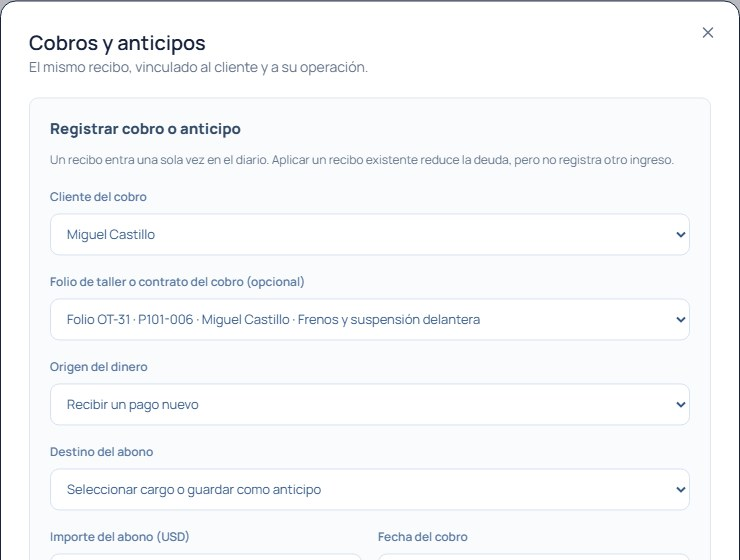
#> input picture docs/presentacion/recursos/cobro-folio.jpg, 740 x 560 px, given in place of inicio.png, which was not available
$ python build_guide.py
#> lines starting #> are read from the running program, lines starting #| are printed output that depends on the picture
"""Build the local presenter guide as self-contained HTML and a paginated PDF."""
import base64
import argparse
import html
import json
import re
from pathlib import Path

from PIL import Image
from playwright.sync_api import sync_playwright

parser = argparse.ArgumentParser(description=__doc__)
parser.add_argument('--walkthrough', action='store_true', help='Build the literal menu-order walkthrough.')
args = parser.parse_args()
ROOT = Path('docs/presentacion')
stem = 'RECORRIDO_PANTALLA_POR_PANTALLA' if args.walkthrough else 'GUIA_PRESENTACION_AJ'
SOURCE = ROOT / (stem + '.md')
HTML = ROOT / (stem + '.html')
PDF = ROOT / ('AJ_Rentacar_Recorrido_pantalla_por_pantalla.pdf' if args.walkthrough else 'AJ_Rentacar_Guia_de_presentacion.pdf')
EVIDENCE = Path('test-results/presentation/walkthrough' if args.walkthrough else 'test-results/presentation')
RESOURCES = ROOT / ('recursos-recorrido' if args.walkthrough else 'recursos')
RESOURCES.mkdir(parents=True, exist_ok=True)

image_names = [path.stem for path in EVIDENCE.glob('*.png') if re.match(r'^0[1-8]-', path.stem)] if args.walkthrough else ['inicio', 'diario', 'cobro-folio', 'gantt']
for name in image_names:
    image = Image.open(EVIDENCE / (name + '.png')).convert('RGB')
#> image is the input picture: PIL image 740x560 RGB; mean R, G, B 246.9, 248.2, 249.8
    if args.walkthrough and name in ['01-inicio', '02-clientes', '03-vehiculos',
                                    '04-calendario', '05-taller', '05-entregados', '05-trabajo',
                                    '06-presupuestos', '06-detalle', '07-cobros', '08-diario']:
        image = image.crop((250, 90, image.width - 15, min(image.height, 730)))
    elif name in ['inicio', 'diario']:
        image = image.crop((255, 92, image.width - 15, min(image.height, 950)))
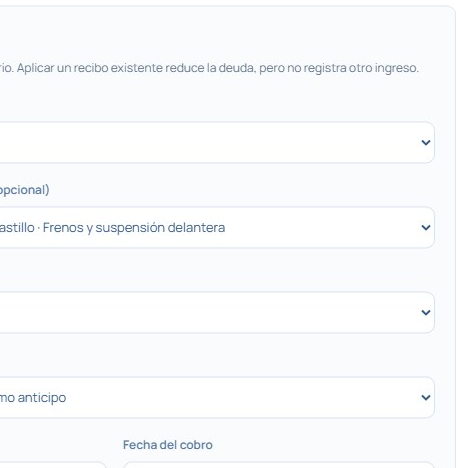
#> image: PIL image 470x468 RGB; mean R, G, B 249.3, 250.4, 252
    elif name == 'cobro-folio':
        image = image.crop((0, 0, image.width, min(image.height, 560)))
    image.save(RESOURCES / (name + '.jpg'), quality=88, optimize=True)
#> pass 2 of the loop `for name in image_names:`:
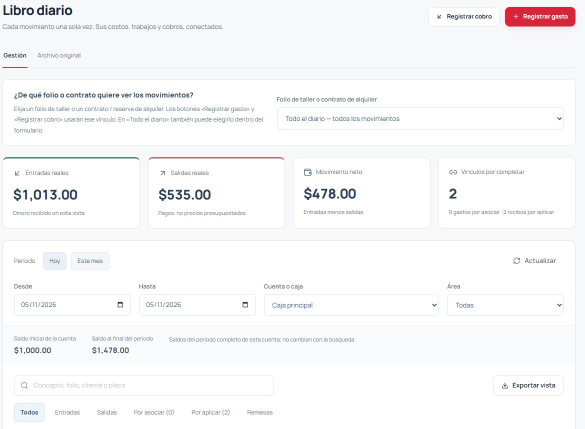
#> input picture docs/presentacion/recursos/diario.jpg, 1170 x 858 px, given in place of diario.png, which was not available (shown at 1/2 size)
#> image is the input picture: PIL image 1170x858 RGB; mean R, G, B 248, 248, 249
#> `image = image.crop((255, 92, image.width - 15, min(image.height, 950)))`:
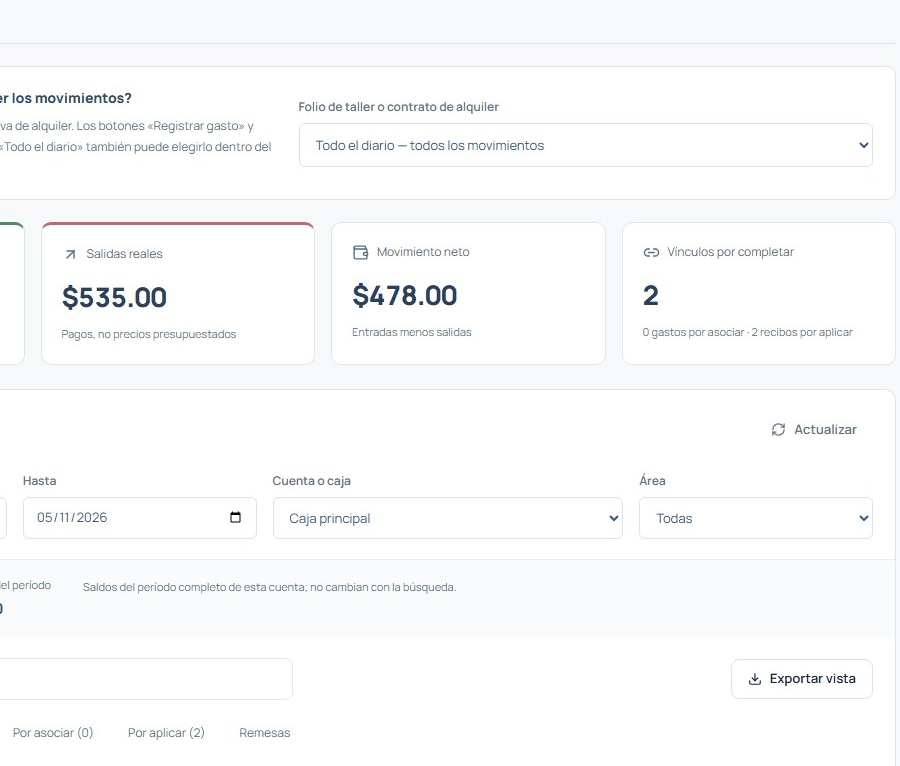
#> image: PIL image 900x766 RGB; mean R, G, B 249.9, 250.5, 251.2


def data_uri(path: Path, mime: str) -> str:
    return 'data:' + mime + ';base64,' + base64.b64encode(path.read_bytes()).decode('ascii')


# [66 lines left out: functions inline, blocks, not called in this run]


#> (the run stopped early here; a loop or call above may not have finished)
